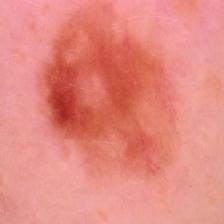
#> input picture DataSet/Benign/1136.jpg, 224 x 224 px, found by its file name; its folder holds 3 pictures in this run
$ jupyter execute --allow-errors The_Melanoma_Skin_Cancer_Detection_with_SVM.ipynb   (older library calls are emulated)
#> lines starting #> are read from the running program, lines starting #| are printed output that depends on the picture; after the words box and inside, x2 and y2 are one past the last pixel; in counts of white or black regions, pixels touching at a corner belong together; pictures that were not available may be replaced by others from this repository, and a replacement may not be noted
# Melanoma Skin Cancer Detection and Classification Using Support Vector Machine (SVM)

#### Objective: The main goal of this project is to develop an automated system that can detect and classify melanoma skin cancer from dermoscopy images. Early diagnosis of melanoma, the most aggressive form of skin cancer, is crucial for effective treatment. This project implements methods from the referenced article by Alquran et al. (2017) to build a classification system based on image processing and machine learning, specifically Support Vector Machine (SVM).

#### Article link : https://www.researchgate.net/publication/319289816_The_Melanoma_Skin_Cancer_Detection_and_Classification_Using_Support_Vector_Machine

### Methodology: The project follows a systematic approach involving several stages:

##### - Image Preprocessing: Converts images to grayscale, applies histogram modification, and uses noise filtering to enhance contrast.
##### - Segmentation: egment the Region of Interest (ROI) using Otsu thresholding, followed by filling and opening operations to isolate the lesion area, making the melanoma features clear for further analysis .
##### - Feature Extraction: Extracts relevant features (texture, color, shape) from the segmented lesion using methods like the Gray Level Co-occurrence Matrix (GLCM) and ABCD parameters (Asymmetry, Border, Color, and Diameter).
##### - Dimensionality Reduction: Uses Principal Component Analysis (PCA) to select the most significant features for efficient classification.
##### - Classification with SVM: Trains the SVM classifier to categorize lesions as benign or malignant based on the extracted features.

[cell 1]
# Import necessary libraries for image processing and machine learning
import os
import time
import shutil
import pathlib
import itertools

from PIL import Image
import cv2
import numpy as np
from skimage.feature import graycomatrix, graycoprops

import pandas as pd
import seaborn as sns
import matplotlib.pyplot as plt

from sklearn.model_selection import train_test_split, cross_val_score
from sklearn.svm import SVC
from sklearn.metrics import classification_report, accuracy_score, confusion_matrix, ConfusionMatrixDisplay
from sklearn.decomposition import PCA

import tensorflow as tf
from tensorflow.keras.preprocessing.image import ImageDataGenerator

from scipy.stats import skew, kurtosis, entropy

import warnings
warnings.filterwarnings("ignore")

# ------------------------------------------------------------------
# **Step 1: Creating the DataFrame with paths and labels**
# ------------------------------------------------------------------

[cell 2]
data_dir = r'C:\Users\elhas\ML Project\DataSet'
filepaths = []
labels = []

folds = os.listdir(data_dir)
for fold in folds:
    foldpath = os.path.join(data_dir, fold)
    filelist = os.listdir(foldpath)
    for file in filelist:
        fpath = os.path.join(foldpath, file)
        filepaths.append(fpath)
        labels.append(fold)
#> pass 2 of the loop `for fold in folds:`:
#> pass 3 of the loop `for fold in folds:`:
#> the loop made 5 passes; the first 3 are shown


Fseries = pd.Series(filepaths, name= 'filepaths')
Lseries = pd.Series(labels, name='labels')
data_df = pd.concat([Fseries, Lseries], axis= 1)
data_df

#### Distribution of Benign and Malignant Labels in the Dataset

[cell 3]
label_counts = data_df['labels'].value_counts()
label_counts_df = pd.DataFrame(label_counts)

label_counts_df.plot(kind='bar', legend=False)
plt.title('Label Counts')
plt.xlabel('Labels')
plt.ylabel('Count')
plt.show()
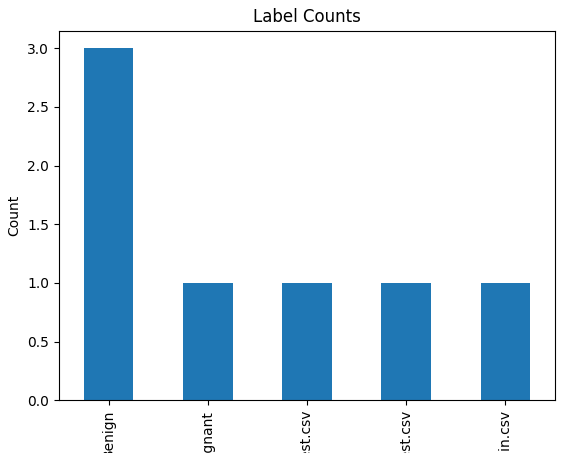
#> figure drawn by matplotlib, 1 panel; tallest bar 3 high, from x = -0.25 to 0.25

[cell 4]
data_df.duplicated().sum()

[cell 5]
data_df.isnull().sum()

[cell 6]
data_df['labels'].value_counts()

# -----------------------------------------
# **Step 2: Preprocessing the images**
# -----------------------------------------

[cell 7]
output_dir = r'C:\Users\elhas\ML Project\DataSet\train_preprocessed'
os.makedirs(output_dir, exist_ok=True)

# Appliquer le prétraitement pour chaque image dans data_df
for idx, row in data_df.iterrows():
    input_path = row['filepaths']
    label = row['labels']

    # Charger l'image
    image = cv2.imread(input_path)
#> image is the input picture: shape (224, 224, 3); mean B, G, R 129, 137.8, 228.1

    # 1. Convert the image to grayscale for simpler processing
    gray_image = cv2.cvtColor(image, cv2.COLOR_BGR2GRAY)
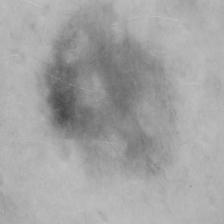
#> gray_image: shape (224, 224); min 72, max 194, mean 163.8

    # 2. Apply histogram equalization to enhance contrast in the grayscale image
    equalized_image = cv2.equalizeHist(gray_image)
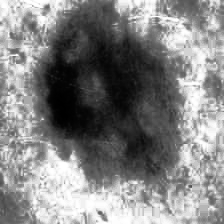
#> equalized_image: shape (224, 224); min 0, max 255, mean 131

    # 3. Use median filtering to reduce noise in the image
    filtered_image = cv2.medianBlur(equalized_image, 5)
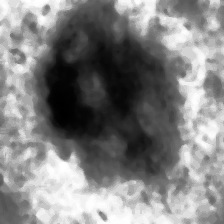
#> filtered_image: shape (224, 224); min 0, max 255, mean 131

    label_output_dir = os.path.join(output_dir, label)
    os.makedirs(label_output_dir, exist_ok=True)

    output_path = os.path.join(label_output_dir, os.path.basename(input_path))
    cv2.imwrite(output_path, filtered_image)
#> pass 2 of the loop `for idx, row in data_df.iterrows():`:
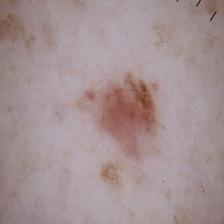
#> input picture DataSet/Benign/1202.jpg, 224 x 224 px, found by its file name
#> image is the input picture: shape (224, 224, 3); mean B, G, R 146.6, 145.2, 163.9
#> pass 3 of the loop `for idx, row in data_df.iterrows():`:
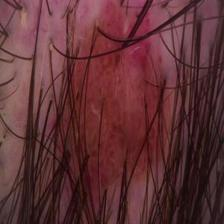
#> input picture DataSet/Benign/1811.jpg, 224 x 224 px, found by its file name
#> image is the input picture: shape (224, 224, 3); mean B, G, R 53.4, 49.7, 95.3
#> the loop made 7 passes; the first 3 are shown

print("Preprocessing applied and images saved.")

# ---------------------------------------------------------
# **Example of the preprocessed image results**
# --------------------------------------------------------

[cell 8]
example_path = data_df['filepaths'].iloc[0]
original_image = cv2.imread(example_path)


gray_image = cv2.cvtColor(original_image, cv2.COLOR_BGR2GRAY)


equalized_image = cv2.equalizeHist(gray_image)


filtered_image = cv2.medianBlur(equalized_image, 5)


plt.figure(figsize=(15, 5))
plt.subplot(1, 4, 1)
plt.title("Image originale")
plt.imshow(cv2.cvtColor(original_image, cv2.COLOR_BGR2RGB))
plt.axis('off')

plt.subplot(1, 4, 2)
plt.title("Niveaux de gris")
plt.imshow(gray_image, cmap='gray')
plt.axis('off')

plt.subplot(1, 4, 3)
plt.title("Égalisation d'histogramme")
plt.imshow(equalized_image, cmap='gray')
plt.axis('off')

plt.subplot(1, 4, 4)
plt.title("Filtrage médian")
plt.imshow(filtered_image, cmap='gray')
plt.axis('off')

plt.show()
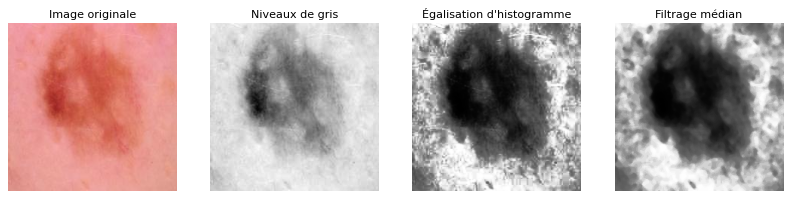
#> figure drawn by matplotlib, 4 panels

# -----------------------------------------
# **Step 3: Image Segmentation**
# -----------------------------------------

[cell 9]
segmented_output_dir = r'C:\Users\elhas\ML Project\DataSet\segmented_images'
os.makedirs(segmented_output_dir, exist_ok=True)


for idx, row in data_df.iterrows():
    # Charger l'image prétraitée
    image_path = row['filepaths']
    label = row['labels']
    image = cv2.imread(image_path, cv2.IMREAD_GRAYSCALE)
#> image: shape (224, 224); min 72, max 194, mean 163.8

    # 1. Apply Otsu's thresholding to segment the lesion
    _, otsu_thresh = cv2.threshold(image, 0, 255, cv2.THRESH_BINARY + cv2.THRESH_OTSU)
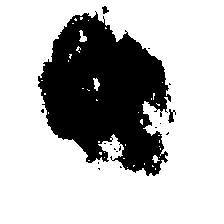
#> otsu_thresh: shape (224, 224); 72.6% white; 17 black regions (14 under 20 px), largest, box (x1, y1, x2, y2) and area: (38, 11, 171, 176) 13609, (168, 109, 176, 123) 56, (102, 6, 109, 14) 34

    # 2. Fill in regions within the detected lesion to create a solid region
    filled_image = cv2.morphologyEx(otsu_thresh, cv2.MORPH_CLOSE, np.ones((3, 3), np.uint8))
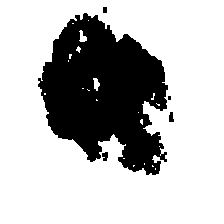
#> filled_image: shape (224, 224); 73.2% white; 5 black regions (1 under 20 px), largest, box (x1, y1, x2, y2) and area: (38, 13, 168, 175) 13317, (102, 152, 108, 161) 42, (169, 112, 174, 122) 40, (103, 7, 107, 13) 24

    # 3. Apply morphological opening to smooth the lesion boundaries
    opened_image = cv2.morphologyEx(filled_image, cv2.MORPH_OPEN, np.ones((5, 5), np.uint8))
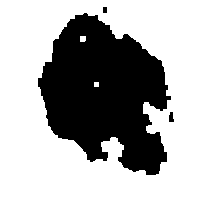
#> opened_image: shape (224, 224); 72.5% white; 3 black regions, box (x1, y1, x2, y2) and area: (38, 13, 171, 175) 13750, (169, 112, 174, 122) 40, (103, 7, 107, 13) 24

    # 4. Convert to grayscale (already in grayscale) and apply histogram equalization
    gray_roi = opened_image
    equalized_roi = cv2.equalizeHist(gray_roi)


    label_output_dir = os.path.join(segmented_output_dir, label)
    os.makedirs(label_output_dir, exist_ok=True)


    output_path = os.path.join(label_output_dir, os.path.basename(image_path))
    cv2.imwrite(output_path, equalized_roi)
#> pass 2 of the loop `for idx, row in data_df.iterrows():`:
#> `_, otsu_thresh = cv2.threshold(image, 0, 255, cv2.THRESH_BINARY + cv2...`:
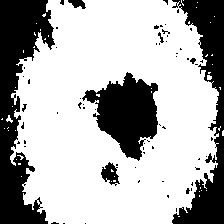
#> otsu_thresh: shape (224, 224); 69.1% white; 64 black regions (56 under 20 px), largest, box (x1, y1, x2, y2) and area: (0, 0, 55, 224) 6424, (172, 0, 224, 224) 4702, (82, 72, 158, 161) 3711
#> filled_image: shape (224, 224); 70.6% white; 17 black regions (11 under 20 px), largest, box (x1, y1, x2, y2) and area: (0, 0, 54, 224) 6229, (172, 0, 224, 224) 4465, (85, 73, 158, 160) 3629, (101, 163, 118, 181) 198, (68, 0, 85, 9) 100, (206, 156, 212, 163) 29
#> `opened_image = cv2.morphologyEx(filled_image, cv2.MORPH_OPEN, np.ones(..`:
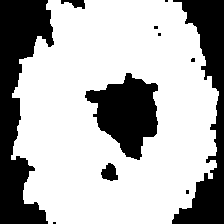
#> opened_image: shape (224, 224); 69.4% white; 11 black regions (6 under 20 px), largest, box (x1, y1, x2, y2) and area: (0, 0, 54, 224) 6507, (172, 0, 224, 224) 4739, (85, 73, 158, 160) 3725, (101, 163, 118, 181) 208, (61, 0, 85, 9) 125
#> pass 3 of the loop `for idx, row in data_df.iterrows():`:
#> `_, otsu_thresh = cv2.threshold(image, 0, 255, cv2.THRESH_BINARY + cv2...`:
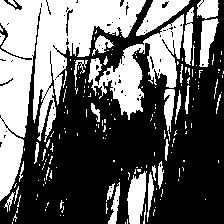
#> otsu_thresh: shape (224, 224); 39.9% white; 183 white regions (150 under 20 px), largest, box (x1, y1, x2, y2) and area: (0, 0, 146, 201) 11046, (88, 14, 184, 120) 3520, (136, 0, 190, 36) 874
#> filled_image: shape (224, 224); 43.6% white; 93 white regions (78 under 20 px), largest, box (x1, y1, x2, y2) and area: (0, 0, 146, 213) 12554, (85, 0, 219, 161) 5786, (125, 161, 164, 224) 1240
#> `opened_image = cv2.morphologyEx(filled_image, cv2.MORPH_OPEN, np.ones(..`:
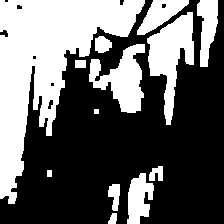
#> opened_image: shape (224, 224); 39.7% white; 13 white regions, largest, box (x1, y1, x2, y2) and area: (0, 0, 145, 204) 11920, (147, 12, 194, 125) 2470, (89, 44, 145, 113) 1992
#> the loop made 7 passes; the first 3 are shown

print("Segmentation applied and images saved.")

# ---------------------------------------------
# **Example of the segmentation results**
# ---------------------------------------------

[cell 10]
image_path = data_df['filepaths'].iloc[0]
image = cv2.imread(image_path, cv2.IMREAD_GRAYSCALE)

_, otsu_thresh = cv2.threshold(image, 0, 255, cv2.THRESH_BINARY + cv2.THRESH_OTSU)

filled_image = cv2.morphologyEx(otsu_thresh, cv2.MORPH_CLOSE, np.ones((3, 3), np.uint8))

opened_image = cv2.morphologyEx(filled_image, cv2.MORPH_OPEN, np.ones((5, 5), np.uint8))
plt.figure(figsize=(15, 5))

plt.subplot(1, 4, 1)
plt.title("Image originale")
plt.imshow(image, cmap='gray')
plt.axis('off')

plt.subplot(1, 4, 2)
plt.title("Seuillage d'Otsu")
plt.imshow(otsu_thresh, cmap='gray')
plt.axis('off')

plt.subplot(1, 4, 3)
plt.title("Remplissage des zones")
plt.imshow(filled_image, cmap='gray')
plt.axis('off')

plt.subplot(1, 4, 4)
plt.title("Ouverture (lissage)")
plt.imshow(opened_image, cmap='gray')
plt.axis('off')

plt.show()

# ---------------------------------------
# **Step 4: Feature Extraction**
# --------------------------------------

[cell 11]
features = []


for idx, row in data_df.iterrows():
    image_path = row['filepaths']
    label = row['labels']

    # Phase 1: Color Feature Extraction (RGB)
    image_rgb = cv2.imread(image_path)
    if image_rgb is None:
        continue  # Sauter si l'image n'est pas chargée correctement

    mean_red = np.mean(image_rgb[:, :, 2])
    mean_green = np.mean(image_rgb[:, :, 1])
    mean_blue = np.mean(image_rgb[:, :, 0])

    # Convert the RGB image to grayscale for further processing
    image_gray = cv2.cvtColor(image_rgb, cv2.COLOR_BGR2GRAY)

    if np.sum(image_gray) == 0:
        continue  # Sauter les images vides

    # Phase 2: Shape Feature Extraction
    # Find contours in the grayscale image
    contours, _ = cv2.findContours(image_gray, cv2.RETR_EXTERNAL, cv2.CHAIN_APPROX_SIMPLE)
    if contours:
        cnt = contours[0]
        M = cv2.moments(cnt)
        cx = int(M['m10'] / M['m00']) if M['m00'] != 0 else 0
        cy = int(M['m01'] / M['m00']) if M['m00'] != 0 else 0
        asymmetry = np.mean([cv2.pointPolygonTest(cnt, (cx, cy), True) for point in cnt])
        perimeter = cv2.arcLength(cnt, True)
        area = cv2.contourArea(cnt)
        circularity = (4 * np.pi * area) / (perimeter ** 2) if area != 0 else 0
        _, _, w, h = cv2.boundingRect(cnt)
        diameter = max(w, h)

    # Phase 3: Texture Feature Extraction using Gray-Level Co-occurrence Matrix (GLCM)
    # Compute GLCM with specified distances and angles
    glcm = graycomatrix(image_gray, distances=[1, 2, 3], angles=[0, np.pi/4, np.pi/2], symmetric=True, normed=True)
    contrast = graycoprops(glcm, 'contrast')[0, 0]
    homogeneity = graycoprops(glcm, 'homogeneity')[0, 0]
    energy = graycoprops(glcm, 'energy')[0, 0]
    correlation = graycoprops(glcm, 'correlation')[0, 0]

    # Phase 4: Statistical Feature Extraction
    # Enhance contrast of the grayscale image using histogram equalization
    equalized_image = cv2.equalizeHist(image_gray)
    hist_values, _ = np.histogram(equalized_image.ravel(), bins=256)
    hist_entropy = entropy(hist_values)
    hist_skewness = skew(equalized_image.ravel())
    hist_kurtosis = kurtosis(equalized_image.ravel())
    hist_mean = np.mean(equalized_image.ravel())

    # Store all extracted features in a dictionary
    features.append({
        'filepath': image_path,
        'label': label,
        'mean_red': mean_red,
        'mean_green': mean_green,
        'mean_blue': mean_blue,
        'asymmetry': asymmetry,
        'perimeter': perimeter,
        'circularity': circularity,
        'diameter': diameter,
        'contrast': contrast,
        'homogeneity': homogeneity,
        'energy': energy,
        'correlation': correlation,
        'hist_entropy': hist_entropy,
        'hist_skewness': hist_skewness,
        'hist_kurtosis': hist_kurtosis,
        'hist_mean': hist_mean
    })
#> pass 2 of the loop `for idx, row in data_df.iterrows():`:
#> pass 3 of the loop `for idx, row in data_df.iterrows():`:
#> the loop made 7 passes; the first 3 are shown
